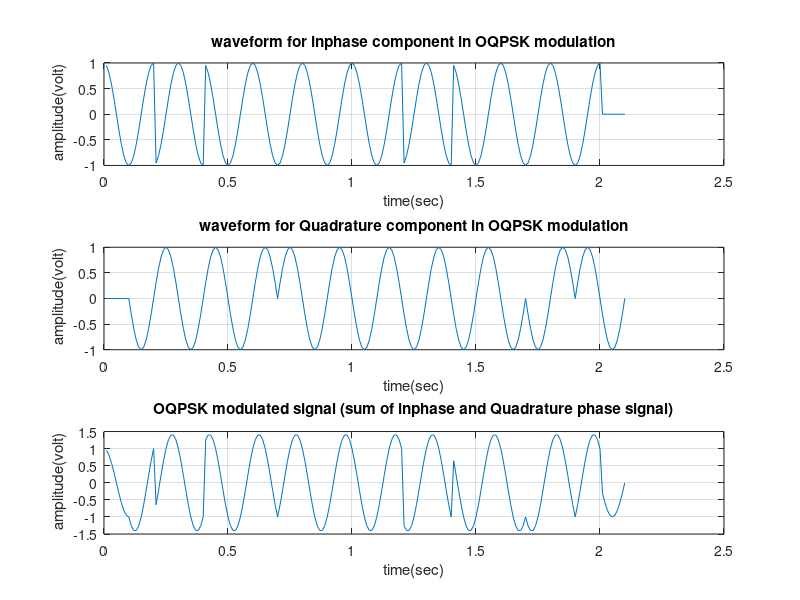
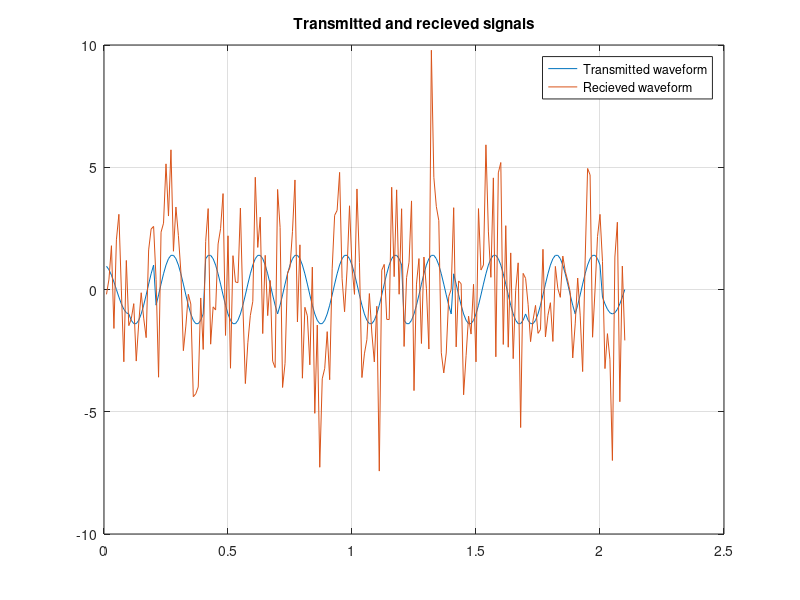

MATLAB code for these plots, in order: (Note: this script raises an error after producing the figures.)
clear all;
close all;
clc;
SNR = 0.09;                     %Signal to noise ratio
w=2*pi*5;                       %Frequency
t=0.01:0.01:0.2;                %Time Vector
N=20;                           %Number of Bits
E_s=1;
No = E_s^2/SNR;                 %Noise Power
sig_n = sqrt(No/2);             %Noise standard deviation
data=floor(2*rand(1,N));
data_p=2*data-1;
disp("Polar NRZ-level Encoder");
disp(data_p)
data_dem=reshape(data_p,2,N/2);
disp("Odd and Even dibits")
disp(data_dem)
y_in=[];
y_qd=[];
for i=1:N/2
    y1=data_dem(1,i)*E_s*cos(w*t); % inphase component
    y2=data_dem(2,i)*E_s*sin(w*t) ;% Quadrature component
    y_in=[y_in y1];                % inphase signal vector
    y_qd=[y_qd y2];                %quadrature signal vector
end
tt=0.01:0.01:(0.2*N/2)+0.1;
y_in1=[y_in zeros(1,10)];
y_qd1=[zeros(1,10) y_qd];
y=[];
y=y_in1+y_qd1; % modulated signal vector
figure(1)
subplot(3,1,1);
plot(tt,y_in1), grid on;
title(' waveform for inphase component in OQPSK modulation ');
xlabel('time(sec)');
ylabel(' amplitude(volt)');
subplot(3,1,2);
plot(tt,y_qd1), grid on;
title(' waveform for Quadrature component in OQPSK modulation ');
xlabel('time(sec)');
ylabel(' amplitude(volt)');
subplot(3,1,3);
plot(tt,y), grid on;
title('OQPSK modulated signal (sum of inphase and Quadrature phase signal)');
xlabel('time(sec)');
ylabel(' amplitude(volt)');
n=sig_n*randn(1, length(y));
Rx_sig=[];
Rx_sig=y+n;
figure(2)
plot(tt, y);
hold on;
plot(tt, Rx_sig);
grid on;
title('Transmitted and recieved signals');
legend('Transmitted waveform','Recieved waveform');
sigma1 = E_s*cos(w*t);          %Create basis functions
sigma2 = E_s*sin(w*t);
index = 1:length(t);
for ii=0:N/2-1                    %detect the signal
    X(ii+1) = sum(sigma1.*Rx_sig(ii*length(t) + index));    
    Y(ii+1) = sum(sigma2.*Rx_sig(ii*length(t) + index+10));
end       
currFig = figure;                   %double buffer so window
set(currFig,'DoubleBuffer','on');   %does not flash
title('Detections and decision regions for OQPSK') ; %Plot the detections
hold on;
axlim = 30;
axis([-axlim axlim -axlim axlim]);
plot([0 0],[-axlim axlim],[-axlim axlim],[0 0]);
 rx=[];ry=[];
for ii=1:N/2  %Make decisions on received bits
    if(X(ii) < 0&& Y(ii)<0)
        rx(ii)=-1;ry(ii)=-1;
    elseif (X(ii) < 0&& Y(ii)>0)
        rx(ii)=-1;ry(ii)=1;
    elseif (X(ii) > 0&& Y(ii)<0) 
        rx(ii)=1;ry(ii)=-1;
    else
       rx(ii)=1;ry(ii)=1;
    end
    figure(currFig);%Constellation diagram
    if (and((rx(ii)-data_dem(1,ii)),1)||and((ry(ii)-data_dem(2,ii)),1))
        plot(X(ii),Y(ii),'ro');
    else
        plot(X(ii),Y(ii),'bx');
    end
    hold on
    pause(0.1);
end
xe=rx-data_dem(1,:);
ye=ry-data_dem(2,:);
q=0;
for i=1:N/2
    a=and(xe(i),1);
    b=and(ye(i),1);
    if(a||b)
        q=q+1;
    end
end
disp('Number of Errors');
disp(q);
%Calculate the percentage error
p_error =( 2*q / N )*100; 
disp('Probability of error in %')
disp(p_error);

